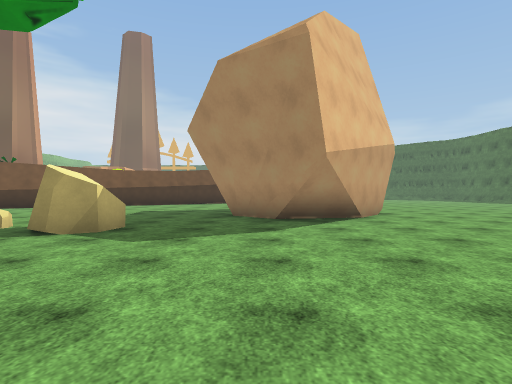
view 1 (above)

17 first-person views from a walk through a 3-D level made in the Unity game engine. The camera is 1.3 m above the floor, looks level and sees 80° across. The floor is counted in squares, 2 m on a side. Each view is taken from the middle of a square. On the plan, view 1 faces up. The plan holds only what a view shows up to about 10 squares ahead; the rest is blank. The place goes on beyond the plan. The player character is not drawn. Some surface patterns are stand-ins.

view 2
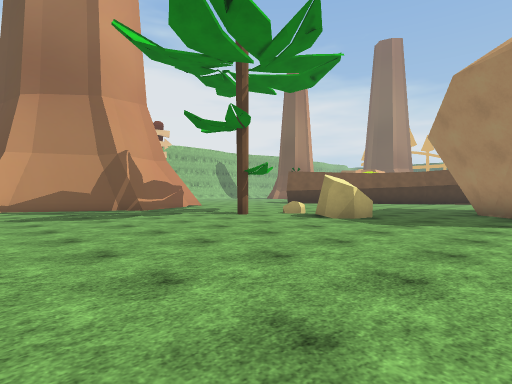

view 3
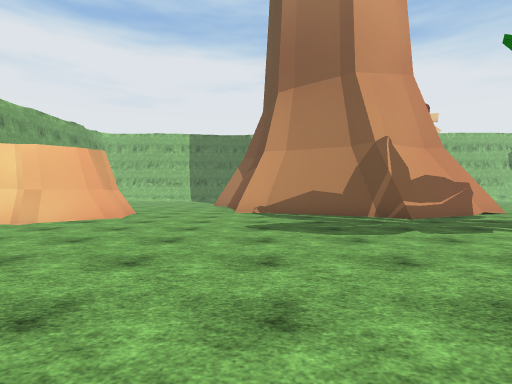

view 4
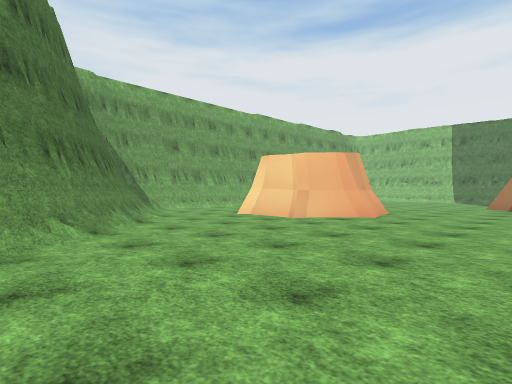

view 5
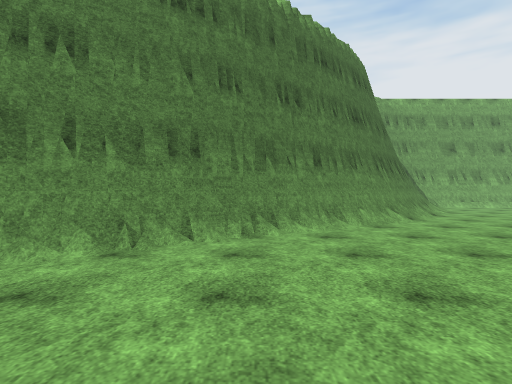

view 6
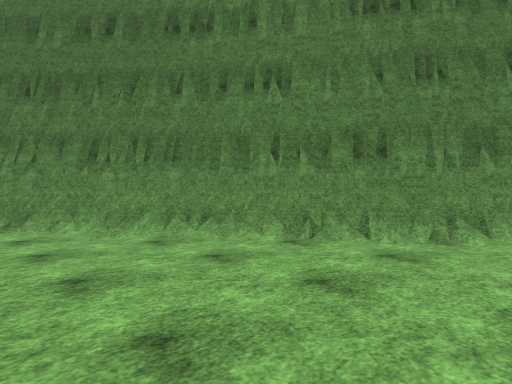

view 7
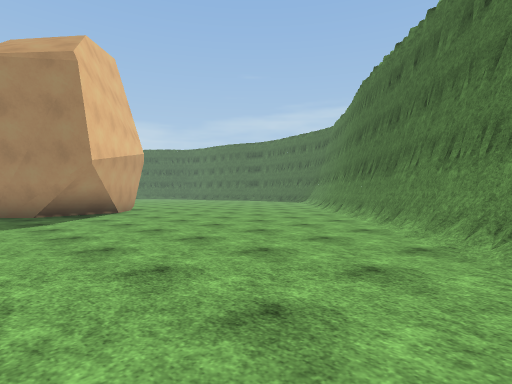

view 8
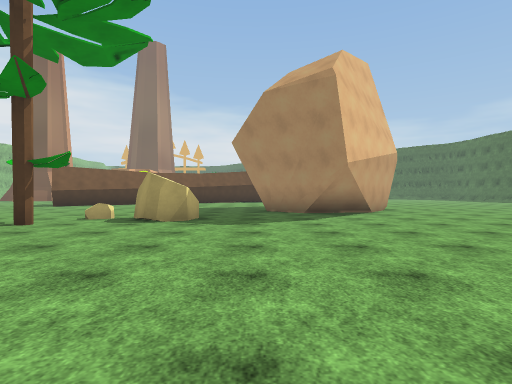

view 9
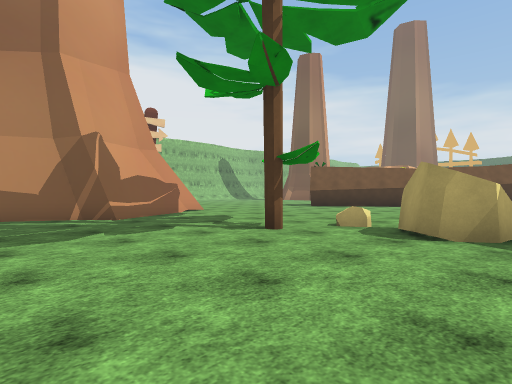

view 10
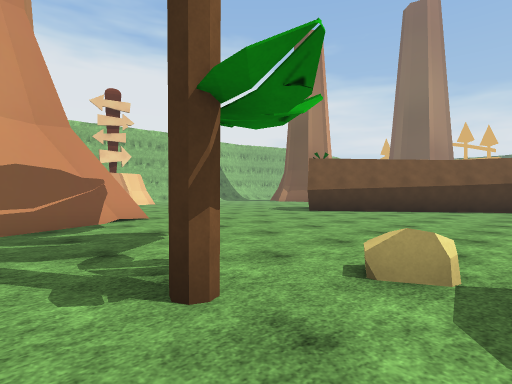

view 11
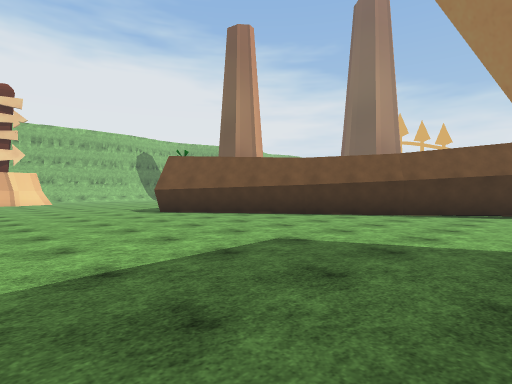

view 12
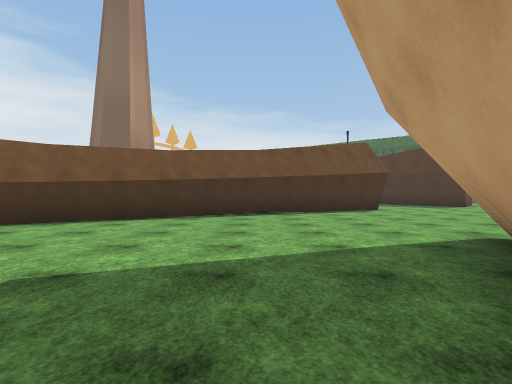

view 13
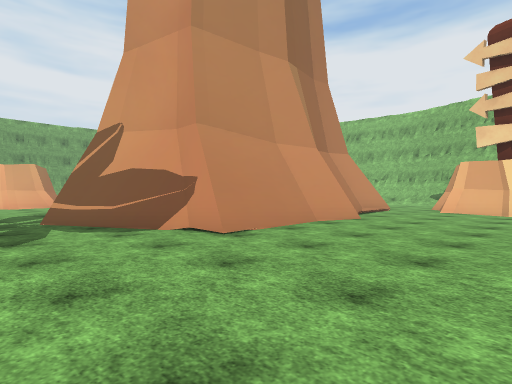

view 14
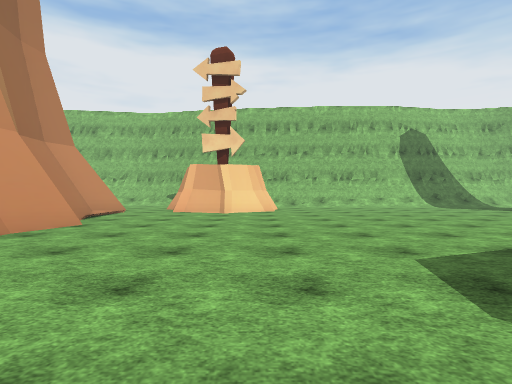

view 15
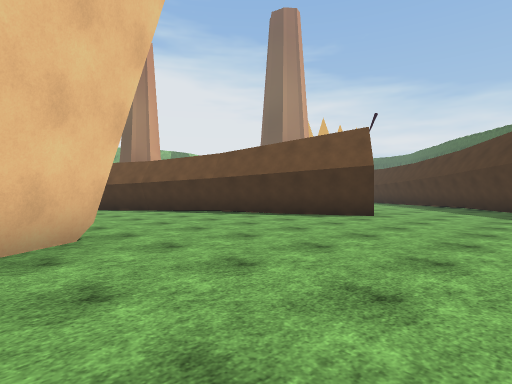

view 16
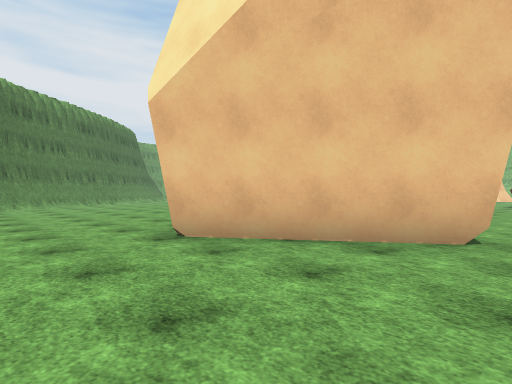

view 17
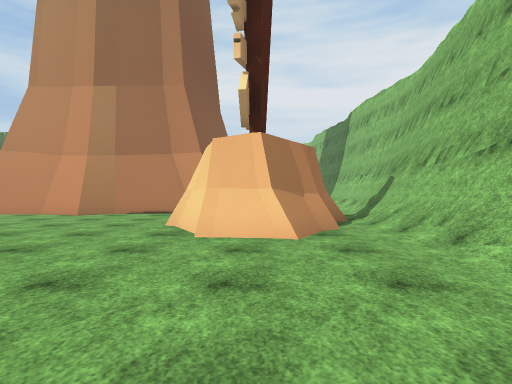

### Floor plan
Key: @ floor where view 1 was taken; # wall or solid block; x gap in a wall; . floor; / step, stairs or slope; = window, fence, low wall or low ledge.
Columns run from 24 left of view 1 to 6 right of it. Each row starts with its distance up from view 1.
 23                             .#
 22                            ...
 21                            ...
 20                            ...
 19                          ##...
 18                        ###....
 17      ...             ###......
 16      ....          ###.........
 15     ......       ###...........
 14    .........    ##.............
 13   /.......... ###..............
 12  #/...........#..........##....
 11  #/.....................###....
 10  #/###..................# ##...
  9  #.###..................#  #...
  8 ##x###.................#####...
  7 ##.  ....................##....
  6 #/   ...######......##.........
  5 #/   ####    #....#=.#.........
  4              ##...#............
  3              ##................
  2              ##................
  1              #................#
  0             ##..........@....##
 -1             #...............##
 -2            ................##
 -3            ..............###
 -4            .............##
 -5             .###......###
 -6                ##....##
 -7                ##...##
 -8                #...##
 -9                 ../#
-10                  /##

Where each view was taken, in squares from view 1:
view 1: 0 up, 0 right, facing up
view 2: 2 down, 1 right, facing up-left
view 3: 1 down, 2 left, facing left
view 4: 1 down, 2 left, facing down-left
view 5: 1 up, 0 right, facing down
view 6: 1 up, 1 left, facing down-right
view 7: 2 down, 1 left, facing up-right
view 8: 2 down, 1 left, facing up
view 9: 0 up, 2 left, facing up-left
view 10: 3 up, 4 left, facing up-left
view 11: 7 up, 1 left, facing up-left
view 12: 8 up, 2 left, facing up
view 13: 10 up, 8 left, facing down-left
view 14: 10 up, 9 left, facing left
view 15: 11 up, 6 right, facing up-left
view 16: 13 up, 6 right, facing down-left
view 17: 15 up, 20 left, facing down
